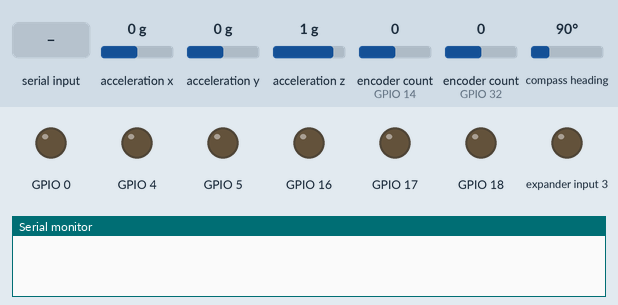
Recording of a sketch running on a simulated ESP32. On the bench: output pins drawn as LEDs (lit = HIGH), the last lines printed to the serial monitor. Inputs (shaded band) come from the test bench; at power-on: acceleration x 0 g, acceleration y 0 g, acceleration z 1 g, encoder count (sensors on GPIO 14, GPIO 32) 0, compass heading 90°.

Above: at 0.1 s.
At 2.2 s:
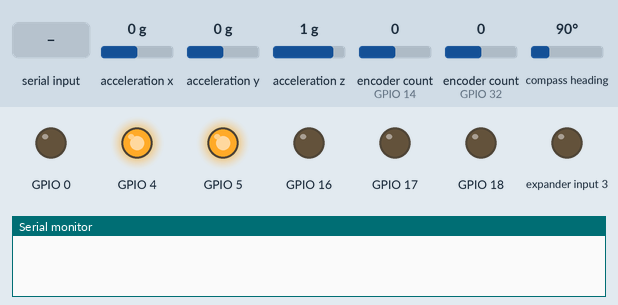
2.3 s: "90,45\n" received over Serial
At 2.8 s:
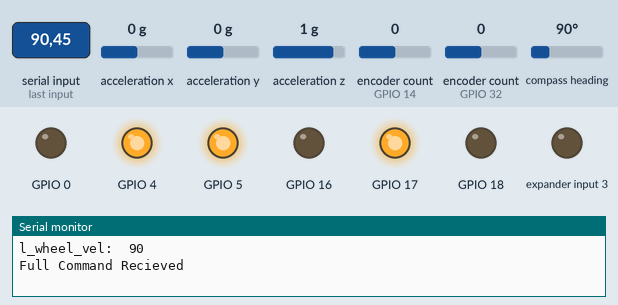
Timing chart, 0 to 5.3 s (numbered marks = the images above; inputs shaded):
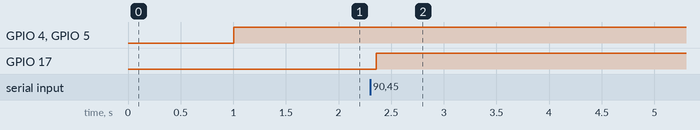

Measured:
- after the input at 2.3 s, GPIO 17: LOW → HIGH after 0.06 s

The sketch:

motor_control.ino
```cpp
#include <Wire.h>
#include <Adafruit_Sensor.h>
#include <Adafruit_BNO055.h>
#include <utility/imumaths.h>

#include <ESP32Encoder.h>
#include <sys/time.h>


//===========================================================
//================== MOTOR CONTROLLER =======================

class MotorController
{
private:
    int m_led_channel = -1;
    int m_ena_pin = -1;
    int m_in1_pin = -1;
    int m_in2_pin = -1;
public:
    MotorController(int led_channel, int ena_pin, int in1_pin, int in2_pin);
    ~MotorController();

    // Spd is a double bounded from -1 to 1
    void drive(double spd);
};


MotorController::MotorController(int led_channel, int ena_pin, int in1_pin, int in2_pin)
{
    int freq = 490;
    int resolution = 8;
    ledcSetup(led_channel, freq, resolution);
    ledcAttachPin(ena_pin, led_channel);

    pinMode(in1_pin, OUTPUT);
    pinMode(in2_pin, OUTPUT);

    m_led_channel = led_channel;
    m_ena_pin = ena_pin;
    m_in1_pin = in1_pin;
    m_in2_pin = in2_pin;
}


MotorController::~MotorController()
{
}


void MotorController::drive(double spd)
{
    // Bound input
    if(spd > 1)
    {
        spd = 1;
    }
    if(spd < -1)
    {
        spd = -1;
    }

    if(spd > 0)
    {
        //Serial.print("Positive ");
        digitalWrite(m_in1_pin, HIGH);
        digitalWrite(m_in2_pin, LOW);
    }
    else
    {
        //Serial.print("Negative ");
        digitalWrite(m_in1_pin, LOW);
        digitalWrite(m_in2_pin, HIGH);
    }

    int written_val = 255*abs(spd);
    //Serial.println(written_val);
    ledcWrite(m_led_channel, written_val);
}

//===========================================================


//===========================================================
//======================== PID ==============================

class PID_Driver
{
private:
    double m_p = -1;
    double m_i = -1;
    double m_d = -1;

    double m_i_val = 0;
    double m_prev_val = 0;
    double m_prev_err = 0;
    double m_prev_time = 0;

    int m_prev_encoder_count = 0;

    int m_encoder_pin_a = -1;
    int m_encoder_pin_b = -1;
    ESP32Encoder m_encoder;
public:
    PID_Driver(double p, double i, double d, int enc_pin_a, int enc_pin_b);
    ~PID_Driver();

    // vel is a double bounded from 0 to inf
    void setVelocity(double vel, MotorController motor);
    double calcVelocity(int dt);
    double getCurrentVal();
    double timestamp();
    int calcDt();
};

PID_Driver::PID_Driver(double p, double i, double d, int enc_pin_a, int enc_pin_b)
{
    m_p = p;
    m_i = i;
    m_d = d;

    // Enable the weak pull up resistors
    ESP32Encoder::useInternalWeakPullResistors=UP;
    // Attach pins for use as encoder pins
    m_encoder.attachHalfQuad(enc_pin_a, enc_pin_b);
}

PID_Driver::~PID_Driver()
{

}

double PID_Driver::timestamp()
{
    struct timeval tp;
    gettimeofday(&tp, NULL);
    return tp.tv_sec * 1000 + tp.tv_usec / 1000;
}

int PID_Driver::calcDt()
{
    int current_time = timestamp();
    int dt = current_time - m_prev_time;
    m_prev_time = current_time;
    return dt;
}

double PID_Driver::calcVelocity(int dt)
{
    int current_cnt = m_encoder.getCount();
    int dx = current_cnt - m_prev_encoder_count;
    m_prev_encoder_count = current_cnt;

    return 1000*(double)dx/(double)dt;
}

double PID_Driver::getCurrentVal()
{
  return m_prev_val;
}

void PID_Driver::setVelocity(double vel_setpoint, MotorController motor)
{
    int dt = calcDt();

    double current_vel = calcVelocity(dt);
    double err = vel_setpoint - current_vel;

    double p_val = m_p*err;
    m_i_val += m_i*err*dt;
    double d_val = m_d*(err-m_prev_err)/dt;

    double setpoint = p_val + m_i_val + d_val;

    //Serial.print("CALD_PID_SETPOINT ");
    //Serial.println(current_vel);
    //Serial.println(m_encoder.getCount());

    if(vel_setpoint == 0)
    {
      m_i_val = 0;
      motor.drive(0);
    }else
    {
      motor.drive(setpoint);
    }

    // All values past here are just being updated in memory
    m_prev_val = current_vel;
    m_prev_err = err;
}

//===========================================================


//===========================================================
//====================== WRAP ANGLE =========================

class WrapAngle
{
private:
    int m_wrap_cnt = 0;
    double m_last_heading = 0;
public:
    WrapAngle();
    ~WrapAngle();

    // vel is a double bounded from 0 to inf
    double getWrappedAngle(double current_heading);
    void setLastHeading(double new_heading);
};

WrapAngle::WrapAngle()
{
}

WrapAngle::~WrapAngle()
{
}

double WrapAngle::getWrappedAngle(double current_heading)
{
    double err = current_heading - m_last_heading;
    m_last_heading = current_heading;

    if (err > 180)
    {
      m_wrap_cnt = m_wrap_cnt-1;
    }
    else if (err < -180)
    {
      m_wrap_cnt = m_wrap_cnt+1;
    }

    return current_heading + (double)m_wrap_cnt*360;
}

void WrapAngle::setLastHeading(double new_heading)
{
    m_last_heading = new_heading;
}

//===========================================================
//====================== MAIN CODE ==========================

// MotorController(int led_channel, int ena_pin, int in1_pin, int in2_pin)
// led_channel is used internally (must be different per motor controller)
// ena_pin: pwm controlled pin
// in1_pin: direction signal pin
// in2_pin: direction signal pin
MotorController MC_l(0,17,18,5);
MotorController MC_r(1,0,16,4);

// PID_Driver(double p, double i, double d, int enc_pin_a, int enc_pin_b)
PID_Driver pid_l(0.0004 , 0.0000002 , 0.0005, 32, 33);
PID_Driver pid_r(0.0004 , 0.0000005 , 0.0005, 14, 27);
//PID_Driver pid_l(0.0001,0,0, 32, 33);
//PID_Driver pid_r(0.0001,0,0, 14, 27);

// Gyroscope Compass
Adafruit_BNO055 bno = Adafruit_BNO055(55);
double held_heading = 0;
WrapAngle wrap_angle;

// This ecoder and MC variable is for testing purposes, delete later
ESP32Encoder encoder_L;
MotorController MC(10,99,99,99);


void sweep()
{
  int d = 100;

  // Up to 100% speed
  for(double i = 0; i < 50; i++)
  {
    double val = i/50;
    MC.drive(val);

    Serial.print("Encoder count = ");
    Serial.println(encoder_L.getCount());
    delay(d);
  }
  // Down from 100% to -100%
  for(double i = 0; i < 100; i++)
  {
    double val = 1-i/50;
    MC.drive(val);

    Serial.print("Encoder count = ");
    Serial.println(encoder_L.getCount());
    delay(d);
  }
  // Up to 0% from -100%
  for(double i = 0; i < 50; i++)
  {
    double val = i/50-1;
    MC.drive(val);

    Serial.print("Encoder count = ");
    Serial.println(encoder_L.getCount());
    delay(d);
  }
}

// VARIABLE INITIALIZATION
// Serial Related
int incomingByte = 0; // for incoming serial data
bool is_negative = false;
int setpoint_case = 0;
int num = 0;
// Setpoint Related
int l_wheel_vel = 0;
int r_wheel_vel = 0;

void setup() {
  // put your setup code here, to run once:
  Serial.begin(115200);

  if(!bno.begin())
  {
    /* There was a problem detecting the BNO055 ... check your connections */
    Serial.print("Ooops, no BNO055 detected ... Check your wiring or I2C ADDR!");
    while(1);
  }

  delay(1000);

  bno.setExtCrystalUse(true);

  // First call to BNO
  sensors_event_t event;
  bno.getEvent(&event);
  wrap_angle.setLastHeading(event.orientation.x);
}

void loop() {

  /* Get a new sensor event */
  sensors_event_t event;
  bno.getEvent(&event);

  double current_heading = wrap_angle.getWrappedAngle(event.orientation.x);

  if(Serial.available() > 0)
  {
    // Read the incoming byte:
    incomingByte = Serial.read();

    // Add the new value to num
    if (incomingByte != 10)
    {
      // If the byte is a comma, assign a new value and advance the switch case
      if (incomingByte == 44)
      {
        if (is_negative)
        {
          num = -1*num;
          is_negative = false;
        }

        switch (setpoint_case)
        {
          case 0:
            l_wheel_vel = num;
            Serial.print("l_wheel_vel:\t");
            Serial.println(l_wheel_vel);
            setpoint_case++;
            break;
          case 1:
            r_wheel_vel = num;
            Serial.print("r_wheel_vel:\t");
            Serial.println(r_wheel_vel);
            setpoint_case = 0;
            break;
        }
        num = 0;
      }
      // If a negative sign is transmitted, remember that
      else if (incomingByte == 45)
      {
        is_negative = true;
      }
      else
      {
        num = num*10 + (incomingByte - 48);
      }
    }
    else
    {
      // say youre done:
      Serial.println("Full Command Recieved");
      if (l_wheel_vel == r_wheel_vel){
        held_heading = current_heading;
      }
      setpoint_case = 0;
      num = 0;
    }
  }
  else
  {

    if (l_wheel_vel == r_wheel_vel and l_wheel_vel != 0)
    {
      double p = 7;
      double heading_err = current_heading - held_heading;
      pid_l.setVelocity(l_wheel_vel - p*heading_err, MC_l);
      pid_r.setVelocity(r_wheel_vel + p*heading_err, MC_r);
      Serial.print("Setpoint R: ");
      Serial.println(r_wheel_vel + p*heading_err, 4);
      Serial.print("Setpoint L: ");
      Serial.println(l_wheel_vel - p*heading_err, 4);
      Serial.println();
    }
    else
    {
      pid_l.setVelocity(l_wheel_vel, MC_l);
      pid_r.setVelocity(r_wheel_vel, MC_r);
    }

    // Add delay in PID loop
    delay(50);
  }
}
```
